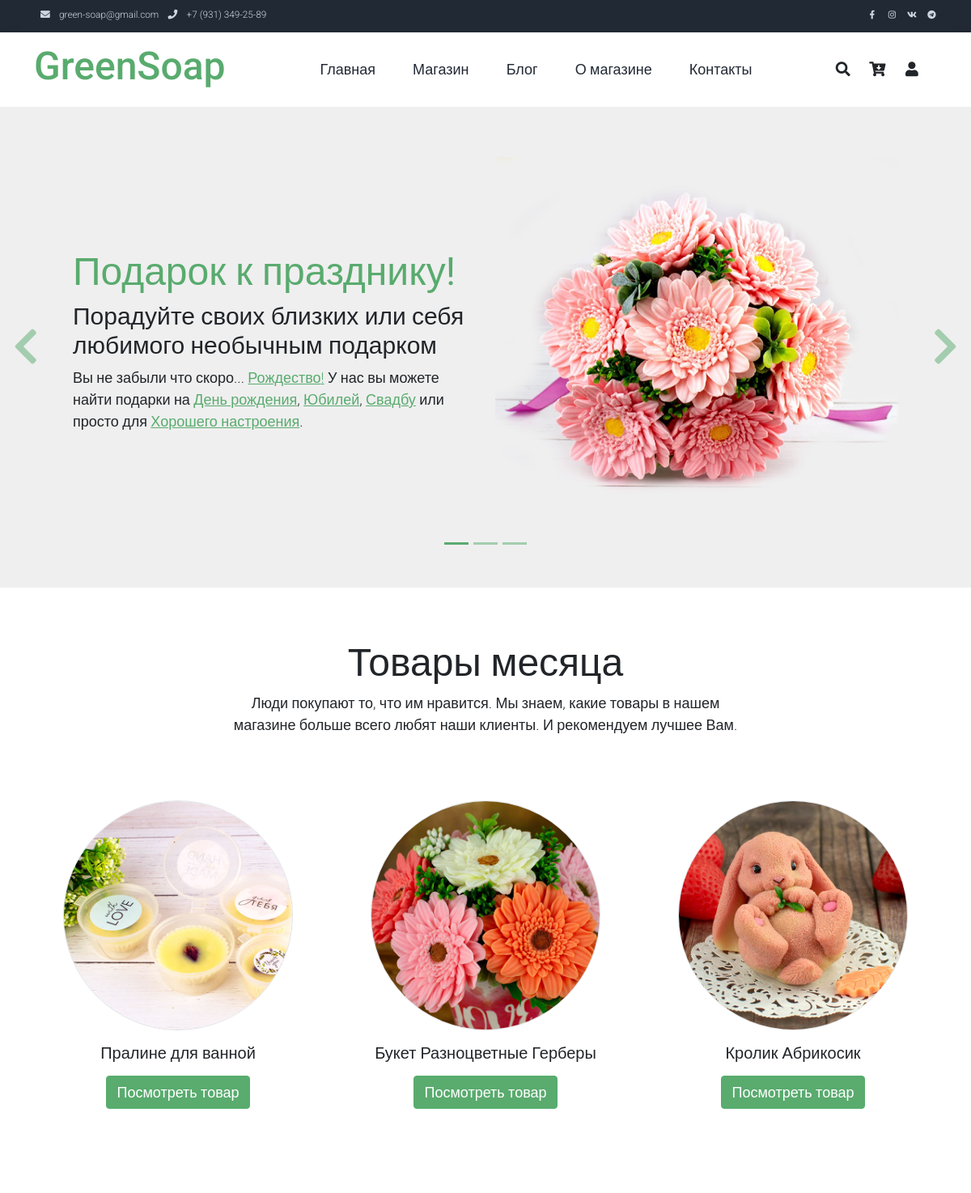
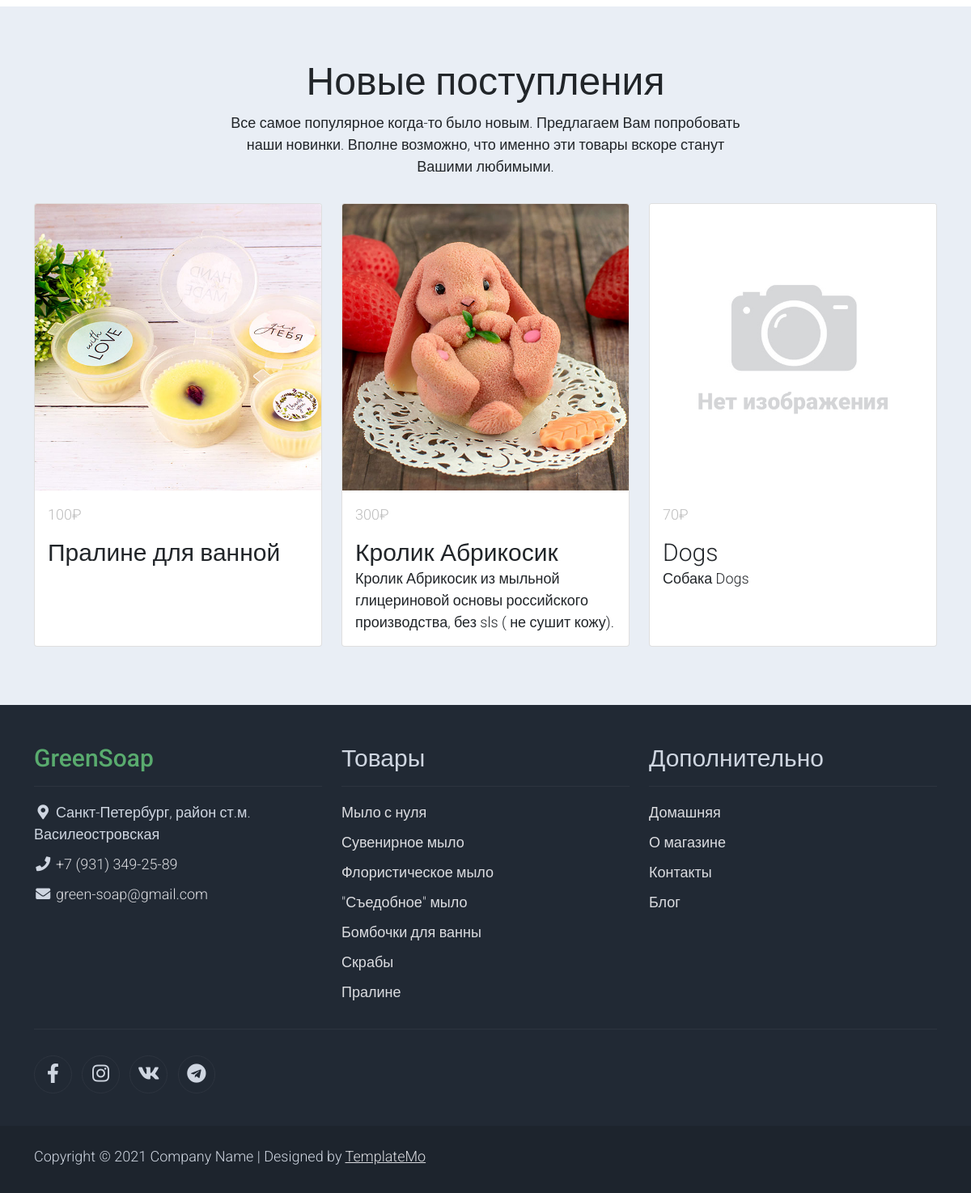
The page / on the database its author committed (2 pictures, top to bottom).
### product/models.py (models this page shows, shortened)
class Holiday(models.Model):
    name = models.CharField(max_length=64, verbose_name=u'Праздник')  # Название категории
    date = models.DateField(default=None, blank=True, null=True, verbose_name=u'Дата')
    alias = models.CharField(max_length=64, blank=False, unique=True, default='!!!', verbose_name=u'Псевдоним')  # Псевдоним поля
    class Meta:
        verbose_name = 'Праздеик'
        verbose_name_plural = 'Праздники'

class Product(models.Model):
    name = models.CharField(max_length=128, verbose_name=u'Название')  # Название товара
    category = models.ForeignKey(Category, on_delete=models.PROTECT,
                                 verbose_name=u'Категория')  # К какой категории относится товар
    alias = models.CharField(max_length=64, blank=False, unique=True, default='!!!', verbose_name=u'Псевдоним')  # Псевдоним поля
    holiday = models.ManyToManyField(Holiday, default='1', blank=False,
                                 verbose_name=u'Праздник')  # К какому празднику подходит товар
    description = models.TextField(blank=True, verbose_name=u'Описание')  # Описание товара
    price = models.IntegerField(default=0, verbose_name=u'Цена')  # Цена за единицу
    quantity = models.IntegerField(default=0, verbose_name=u'Остаток')  # Остаток на складе
    popular = models.IntegerField(default=0, verbose_name=u'Популярность')  # Популярность товара
    discount = models.IntegerField(default=0, verbose_name=u'Скидка')  # Скидка (сумма скидки, не %)
    active = models.BooleanField(default=True, verbose_name=u'Активен')  # Товар Активен
    article = models.CharField(max_length=8,
                               blank=True, default=None,
                               verbose_name=u'Артикль')  # Артикль (получается с применением префикса PRODUCT_PREFIX)
    class Meta:
        verbose_name = 'Товар'
        verbose_name_plural = 'Товары'
    @property
    def actual_price(self):
        return self.price - self.discount if self.active else 0

### shop/views.py (the view)
# urls.py: path('', index, name='index'),
def index(request):
    request.session['return'] = 'index'  # Запоминаем последнюю страницу
    products_favorite = Product.objects.all().order_by('popular')[:3]  # Самые популярные товары
    products_favorite = select_main_photo(products_favorite)  # В свойстве photo теперь главная фотография
    products_new = Product.objects.all().order_by('-id')[:3]  # Самые новые товары
    products_new = select_main_photo(products_new)  # В свойстве photo теперь главная фотография
    for p in products_new:
        p.description = p.description.split('\n')[0]
    startdate = datetime.datetime.today()
    enddate = startdate + datetime.timedelta(days=30)
    holidays = Holiday.objects.filter(date__range=[startdate, enddate]).order_by('date')
    return render(request, 'index.html', locals())

### profile/templatetags/user_tags.py (called while the page is built)
@register.simple_tag(takes_context=True)
def basket_count(context):
    request = context['request']
    try:
        if request.user.is_authenticated:
            basket = Profile.objects.get(user=request.user).basket
        else:
            if 'basket' in request.session:
                basket = request.session['basket']
            else:
                return ''
        if not isinstance(basket, dict):
            basket = eval(basket)
    except:
        return ''
    q = sum(x for x in basket.values())
    return q if q else ''

### shop/views.py (called while the page is built)
def select_main_photo(products):
    for product in products:
        photo = ProductImage.objects.filter(product_id=product.id, active=True,
                                            main=True)  # Выбираем главную фотографию для товара
        product.photo = settings.NO_PHOTO
        if len(photo):
            product.photo = photo[0].image.url
    return products

### templates/index.html (shortened to what this page needs)
{% extends 'base.html' %}
{% load static %}
{% block content %}
    <div id="template-mo-zay-hero-carousel" class="carousel slide" data-bs-ride="carousel">
        <ol class="carousel-indicators">
            <li data-bs-target="#template-mo-zay-hero-carousel" data-bs-slide-to="0" class="active"></li>
            <li data-bs-target="#template-mo-zay-hero-carousel" data-bs-slide-to="1"></li>
            <li data-bs-target="#template-mo-zay-hero-carousel" data-bs-slide-to="2"></li>
        </ol>
        <div class="carousel-inner">
            <div class="carousel-item active">
                <div class="container">
                    <div class="row p-5">
                        <div class="mx-auto col-md-8 col-lg-6 order-lg-last">
                            <img class="w-100 img-fluid" src="{% static '/img/banner_img_01.jpg' %}" alt="">
                        </div>
                        <div class="col-lg-6 mb-0 d-flex align-items-center">
                            <div class="text-align-left align-self-center">
                                <h1 class="h1 text-success"><b>Подарок к празднику!</b></h1>
                                <h3 class="h2">Порадуйте своих близких или себя любимого <b>необычным подарком</b></h3>
                                <p>
                                    {% if holidays %}
                                    Вы не забыли что скоро...
                                    {% for holiday in holidays %}
                                    <a rel="sponsored" class="text-success" href="{% url 'shop' holiday.alias %}">{{ holiday.name }}!</a>
                                    {% endfor %}
                                    {% endif %}
                                    У нас вы можете найти подарки на <a rel="sponsored" class="text-success" href="{% url 'shop' 'birthday' %}">День рождения</a>,
                                    <a rel="sponsored" class="text-success" href="{% url 'shop' 'ubiley' %}">Юбилей</a>,
                                    <a rel="sponsored" class="text-success" href="{% url 'shop' 'svadba' %}">Свадбу</a> или просто для
                                    <a rel="sponsored" class="text-success" href="{% url 'shop' %}">Хорошего настроения</a>.
                                </p>
                            </div>
                        </div>
                    </div>
                </div>
            </div>
        </div>
        <a class="carousel-control-prev text-decoration-none w-auto ps-3" href="#template-mo-zay-hero-carousel" role="button" data-bs-slide="prev">
            <i class="fas fa-chevron-left"></i>
        </a>
        <a class="carousel-control-next text-decoration-none w-auto pe-3" href="#template-mo-zay-hero-carousel" role="button" data-bs-slide="next">
            <i class="fas fa-chevron-right"></i>
        </a>
    </div>
    <section class="container py-5">
        <div class="row text-center pt-3">
            <div class="col-lg-7 m-auto">
                <h1 class="h1">Товары месяца</h1>
                <p>
                    Люди покупают то, что им нравится.
                    Мы знаем, какие товары в нашем магазине больше всего любят наши клиенты. И рекомендуем лучшее Вам.
                </p>
            </div>
        </div>
        <div class="row">
            {% for product in products_favorite %}
            <div class="col-12 col-md-4 p-5 mt-3">
                <a href="{% url 'shop-single' product.alias %}"><img src="{{ product.photo }}" class="rounded-circle img-fluid border"></a>
                <h5 class="text-center mt-3 mb-3">{{ product.name }}</h5>
                <p class="text-center"><a class="btn btn-success" href="{% url 'shop-single' product.alias %}">
                Посмотреть товар</a></p>
            </div>
            {% endfor %}
        </div>
    </section>
    <section class="bg-light">
        <div class="container py-5">
            <div class="row text-center py-3">
                <div class="col-lg-7 m-auto">
                    <h1 class="h1">Новые поступления</h1>
                    <p>
                        Все самое популярное когда-то было новым. Предлагаем Вам попробовать наши новинки.
                        Вполне возможно, что именно эти товары вскоре станут Вашими любимыми.
                    </p>
                </div>
            </div>
            <div class="row">
                {% for product in products_new %}
                <div class="col-12 col-md-4 mb-4">
                    <div class="card h-100">
                        <a href="{% url 'shop-single' product.alias %}">
                            <img src="{{ product.photo }}" class="card-img-top" alt="...">
                        </a>
                        <div class="card-body">
                            <ul class="list-unstyled d-flex justify-content-between">
                                <li class="text-muted text-right">{{ product.actual_price }}&#x20bd;</li>
                            </ul>
                            <a href="shop-single.html" class="h2 text-decoration-none text-dark">{{ product.name }}</a>
                            <p class="card-text">
                                {{ product.description }}
                            </p>
                        </div>
                    </div>
                </div>
                {% endfor %}
            </div>
        </div>
    </section>
{% endblock content %}

### static/css/templatemo.css (style rules this page uses)
body, ul, li, p, a, label, input, div { font-family: 'Roboto', sans-serif; font-size: 18px !important; font-weight: 300 !important; }
.h1 { font-family: 'Roboto', sans-serif; font-size: 48px !important; font-weight: 200 !important; }
.h2 { font-family: 'Roboto', sans-serif; font-size: 30px !important; font-weight: 300; }
.text-muted { color: #bcbcbc !important; }
.text-success { color: #59ab6e !important; }
.bg-light { background-color: #e9eef5 !important; }
.btn-success { background-color: #59ab6e !important; border-color: #56ae6c !important; }
#template-mo-zay-hero-carousel { background: #efefef !important; }
#template-mo-zay-hero-carousel .carousel-indicators li { margin-top: -50px; background-color: #59ab6e; }
#template-mo-zay-hero-carousel .carousel-control-next i, #template-mo-zay-hero-carousel .carousel-control-prev i { color: #59ab6e !important; font-size: 2.8em !important; }
@media (min-width: 992px) { #template-mo-zay-hero-carousel .carousel-item { min-height: 30rem !important; } }

### rows shown on the page
Holiday: name "Рождество"
Product: shows a picture, name "Пралине для ванной", actual_price "100"
Product: shows a picture, name "Букет Разноцветные Герберы"
Product: shows a picture, name "Кролик Абрикосик", actual_price "300", description "Кролик Абрикосик из мыльной глицериновой основы российского производства, без sls ( не сушит кожу)."
Product: shows a picture, actual_price "70", name "Dogs", description "Собака Dogs"
